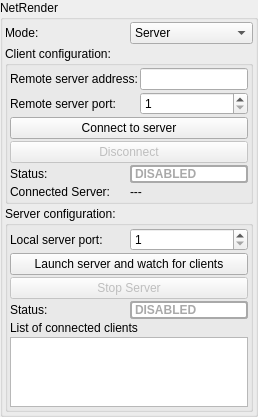
    <widget class="QGroupBox" name="group_netrender">
     <property name="toolTip">
      <string>&lt;html&gt;&lt;head/&gt;&lt;body&gt;&lt;p&gt;This feature allows the connection of multiple computers into a network to share rendering.&lt;/p&gt;&lt;p&gt;The same image or animation can be rendered using an unlimited number of computers. The increased computing power will reduce rendering time.&lt;/p&gt;&lt;/body&gt;&lt;/html&gt;</string>
     </property>
     <property name="title">
      <string>NetRender</string>
     </property>
     <property name="checkable">
      <bool>false</bool>
     </property>
     <property name="checked">
      <bool>false</bool>
     </property>
     <layout class="QVBoxLayout" name="verticalLayout_60">
      <property name="spacing">
       <number>2</number>
      </property>
      <property name="leftMargin">
       <number>2</number>
      </property>
      <property name="topMargin">
       <number>2</number>
      </property>
      <property name="rightMargin">
       <number>2</number>
      </property>
      <property name="bottomMargin">
       <number>2</number>
      </property>
      <item>
       <layout class="QGridLayout" name="gridLayout_29">
        <property name="spacing">
         <number>2</number>
        </property>
        <item row="0" column="0">
         <widget class="QLabel" name="label_176">
          <property name="text">
           <string>Mode:</string>
          </property>
         </widget>
        </item>
        <item row="0" column="1">
         <widget class="MyComboBox" name="comboBox_netrender_mode">
          <property name="sizePolicy">
           <sizepolicy hsizetype="Preferred" vsizetype="Maximum">
            <horstretch>0</horstretch>
            <verstretch>0</verstretch>
           </sizepolicy>
          </property>
          <property name="toolTip">
           <string>&lt;html&gt;&lt;head/&gt;&lt;body&gt;&lt;p&gt;Switches between server and client.&lt;/p&gt;&lt;p&gt;&lt;span style=&quot; font-weight:600;&quot;&gt;Server&lt;/span&gt; is the main application in the network. It controls rendering process, sends data to all clients and collects data from them. &lt;br/&gt;Server compiles parts of images received from the clients and finally displays the whole image. It also renders image.&lt;/p&gt;&lt;p&gt;&lt;span style=&quot; font-weight:600;&quot;&gt;Client&lt;/span&gt; receives jobs from server. It renders only the parts of the image which the server ask for. It displays only partial image.&lt;/p&gt;&lt;p&gt;To start rendering process on all computers you need to press Render button on Server.&lt;/p&gt;&lt;/body&gt;&lt;/html&gt;</string>
          </property>
          <property name="currentIndex">
           <number>1</number>
          </property>
          <item>
           <property name="text">
            <string>Client</string>
           </property>
          </item>
          <item>
           <property name="text">
            <string>Server</string>
           </property>
          </item>
         </widget>
        </item>
       </layout>
      </item>
      <item>
       <widget class="QGroupBox" name="groupBox_netrender_client_config">
        <property name="enabled">
         <bool>true</bool>
        </property>
        <property name="title">
         <string>Client configuration:</string>
        </property>
        <layout class="QVBoxLayout" name="verticalLayout_62">
         <property name="spacing">
          <number>2</number>
         </property>
         <property name="leftMargin">
          <number>2</number>
         </property>
         <property name="topMargin">
          <number>2</number>
         </property>
         <property name="rightMargin">
          <number>2</number>
         </property>
         <property name="bottomMargin">
          <number>2</number>
         </property>
         <item>
          <layout class="QGridLayout" name="gridLayout_31">
           <property name="spacing">
            <number>2</number>
           </property>
           <item row="0" column="1">
            <widget class="MyLineEdit" name="text_netrender_client_remote_address">
             <property name="sizePolicy">
              <sizepolicy hsizetype="Expanding" vsizetype="Maximum">
               <horstretch>0</horstretch>
               <verstretch>0</verstretch>
              </sizepolicy>
             </property>
             <property name="toolTip">
              <string>&lt;html&gt;&lt;head/&gt;&lt;body&gt;&lt;p&gt;IP address or name of the computer where Mandelbulber  is launched in server mode.&lt;/p&gt;&lt;/body&gt;&lt;/html&gt;</string>
             </property>
            </widget>
           </item>
           <item row="0" column="0">
            <widget class="QLabel" name="label_178">
             <property name="text">
              <string>Remote server address:</string>
             </property>
            </widget>
           </item>
           <item row="1" column="0">
            <widget class="QLabel" name="label_212">
             <property name="text">
              <string>Remote server port:</string>
             </property>
            </widget>
           </item>
           <item row="1" column="1">
            <widget class="MySpinBox" name="spinboxInt_netrender_client_remote_port">
             <property name="sizePolicy">
              <sizepolicy hsizetype="Minimum" vsizetype="Maximum">
               <horstretch>0</horstretch>
               <verstretch>0</verstretch>
              </sizepolicy>
             </property>
             <property name="toolTip">
              <string>&lt;html&gt;&lt;head/&gt;&lt;body&gt;&lt;p&gt;Port number which is set on Mandelbulber which runs in server mode.&lt;/p&gt;&lt;/body&gt;&lt;/html&gt;</string>
             </property>
             <property name="minimum">
              <number>1</number>
             </property>
             <property name="maximum">
              <number>99999</number>
             </property>
            </widget>
           </item>
          </layout>
         </item>
         <item>
          <layout class="QGridLayout" name="gridLayout_connect_to_server">
           <property name="spacing">
            <number>2</number>
           </property>
           <item row="0" column="0">
            <widget class="QPushButton" name="bu_netrender_connect">
             <property name="sizePolicy">
              <sizepolicy hsizetype="Minimum" vsizetype="Maximum">
               <horstretch>0</horstretch>
               <verstretch>0</verstretch>
              </sizepolicy>
             </property>
             <property name="toolTip">
              <string>&lt;html&gt;&lt;head/&gt;&lt;body&gt;&lt;p&gt;Establish connection with server.&lt;/p&gt;&lt;p&gt;When connection is established, status should change to READY&lt;/p&gt;&lt;/body&gt;&lt;/html&gt;</string>
             </property>
             <property name="text">
              <string>Connect to server</string>
             </property>
             <property name="icon">
              <iconset theme="media-playback-start" resource="icons.qrc">
               <normaloff>:/system/icons/media-playback-start.svg</normaloff>:/system/icons/media-playback-start.svg</iconset>
             </property>
            </widget>
           </item>
           <item row="1" column="0">
            <widget class="QPushButton" name="bu_netrender_disconnect">
             <property name="enabled">
              <bool>false</bool>
             </property>
             <property name="sizePolicy">
              <sizepolicy hsizetype="Minimum" vsizetype="Maximum">
               <horstretch>0</horstretch>
               <verstretch>0</verstretch>
              </sizepolicy>
             </property>
             <property name="text">
              <string>Disconnect</string>
             </property>
             <property name="icon">
              <iconset theme="edit-delete" resource="icons.qrc">
               <normaloff>:/system/icons/edit-delete.svg</normaloff>:/system/icons/edit-delete.svg</iconset>
             </property>
            </widget>
           </item>
          </layout>
         </item>
         <item>
          <layout class="QGridLayout" name="gridLayout_server_status">
           <property name="spacing">
            <number>2</number>
           </property>
           <item row="0" column="0">
            <widget class="QLabel" name="label_client_status">
             <property name="text">
              <string>Status:</string>
             </property>
            </widget>
           </item>
           <item row="0" column="1">
            <widget class="QLabel" name="label_netrender_client_status">
             <property name="styleSheet">
              <string notr="true">color: darkgrey; font-weight: bold; border: 2px solid darkgray;
border-radius: 3px; background: white; text-align: center; qproperty-alignment: AlignCenter;</string>
             </property>
             <property name="text">
              <string>DISABLED</string>
             </property>
            </widget>
           </item>
           <item row="1" column="0">
            <widget class="QLabel" name="label_client_connected_server">
             <property name="text">
              <string>Connected Server:</string>
             </property>
            </widget>
           </item>
           <item row="1" column="1">
            <widget class="QLabel" name="label_netrender_client_connected_server">
             <property name="text">
              <string>---</string>
             </property>
            </widget>
           </item>
          </layout>
         </item>
        </layout>
       </widget>
      </item>
      <item>
       <widget class="QGroupBox" name="groupBox_netrender_server_config">
        <property name="title">
         <string>Server configuration:</string>
        </property>
        <layout class="QVBoxLayout" name="verticalLayout_82">
         <property name="spacing">
          <number>2</number>
         </property>
         <property name="leftMargin">
          <number>2</number>
         </property>
         <property name="topMargin">
          <number>2</number>
         </property>
         <property name="rightMargin">
          <number>2</number>
         </property>
         <property name="bottomMargin">
          <number>2</number>
         </property>
         <item>
          <layout class="QGridLayout" name="gridLayout_local_server_port">
           <property name="spacing">
            <number>2</number>
           </property>
           <item row="0" column="1">
            <widget class="MySpinBox" name="spinboxInt_netrender_server_local_port">
             <property name="sizePolicy">
              <sizepolicy hsizetype="Minimum" vsizetype="Maximum">
               <horstretch>0</horstretch>
               <verstretch>0</verstretch>
              </sizepolicy>
             </property>
             <property name="toolTip">
              <string>&lt;html&gt;&lt;head/&gt;&lt;body&gt;&lt;p&gt;Internet port number which will be used for server. This port has to not be blocked by a firewall or  passed through a router.&lt;/p&gt;&lt;/body&gt;&lt;/html&gt;</string>
             </property>
             <property name="minimum">
              <number>1</number>
             </property>
             <property name="maximum">
              <number>99999</number>
             </property>
            </widget>
           </item>
           <item row="0" column="0">
            <widget class="QLabel" name="label_216">
             <property name="text">
              <string>Local server port:</string>
             </property>
            </widget>
           </item>
          </layout>
         </item>
         <item>
          <layout class="QGridLayout" name="gridLayout_launch_server">
           <property name="spacing">
            <number>2</number>
           </property>
           <item row="0" column="0">
            <widget class="QPushButton" name="bu_netrender_start_server">
             <property name="sizePolicy">
              <sizepolicy hsizetype="Minimum" vsizetype="Maximum">
               <horstretch>0</horstretch>
               <verstretch>0</verstretch>
              </sizepolicy>
             </property>
             <property name="toolTip">
              <string>&lt;html&gt;&lt;head/&gt;&lt;body&gt;&lt;p&gt;Starts Mandelbulber to work as server.&lt;/p&gt;&lt;p&gt;After pressing this button, application starts to watch clients and connect to them. &lt;/p&gt;&lt;p&gt;If connection with a client is established, then this client is displayed in the table below.&lt;/p&gt;&lt;p&gt;To establish a connection with a client, the Connect button must be pressed on the client side &lt;/p&gt;&lt;p&gt;If all needed computers are already connected, then the server is ready for operation. If you press Render button, then the server and all the clients will start rendering of the same image.&lt;/p&gt;&lt;/body&gt;&lt;/html&gt;</string>
             </property>
             <property name="text">
              <string>Launch server and watch for clients</string>
             </property>
             <property name="icon">
              <iconset theme="media-playback-start" resource="icons.qrc">
               <normaloff>:/system/icons/media-playback-start.svg</normaloff>:/system/icons/media-playback-start.svg</iconset>
             </property>
            </widget>
           </item>
           <item row="1" column="0">
            <widget class="QPushButton" name="bu_netrender_stop_server">
             <property name="enabled">
              <bool>false</bool>
             </property>
             <property name="sizePolicy">
              <sizepolicy hsizetype="Minimum" vsizetype="Maximum">
               <horstretch>0</horstretch>
               <verstretch>0</verstretch>
              </sizepolicy>
             </property>
             <property name="text">
              <string>Stop Server</string>
             </property>
             <property name="icon">
              <iconset theme="edit-delete" resource="icons.qrc">
               <normaloff>:/system/icons/edit-delete.svg</normaloff>:/system/icons/edit-delete.svg</iconset>
             </property>
            </widget>
           </item>
          </layout>
         </item>
         <item>
          <layout class="QGridLayout" name="gridLayout_server_status_2">
           <property name="spacing">
            <number>2</number>
           </property>
           <item row="0" column="0">
            <widget class="QLabel" name="label_">
             <property name="text">
              <string>Status:</string>
             </property>
            </widget>
           </item>
           <item row="0" column="1">
            <widget class="QLabel" name="label_netrender_server_status">
             <property name="styleSheet">
              <string notr="true">color: darkgrey; font-weight: bold; border: 2px solid darkgray;
border-radius: 3px; background: white; text-align: center; qproperty-alignment: AlignCenter;</string>
             </property>
             <property name="text">
              <string>DISABLED</string>
             </property>
            </widget>
           </item>
          </layout>
         </item>
         <item>
          <widget class="QLabel" name="label_175">
           <property name="text">
            <string>List of connected clients</string>
           </property>
          </widget>
         </item>
         <item>
          <widget class="QTableWidget" name="tableWidget_netrender_connected_clients">
           <property name="sizePolicy">
            <sizepolicy hsizetype="MinimumExpanding" vsizetype="MinimumExpanding">
             <horstretch>0</horstretch>
             <verstretch>0</verstretch>
            </sizepolicy>
           </property>
           <property name="sizeAdjustPolicy">
            <enum>QAbstractScrollArea::AdjustToContents</enum>
           </property>
          </widget>
         </item>
        </layout>
       </widget>
      </item>
     </layout>
    </widget>
